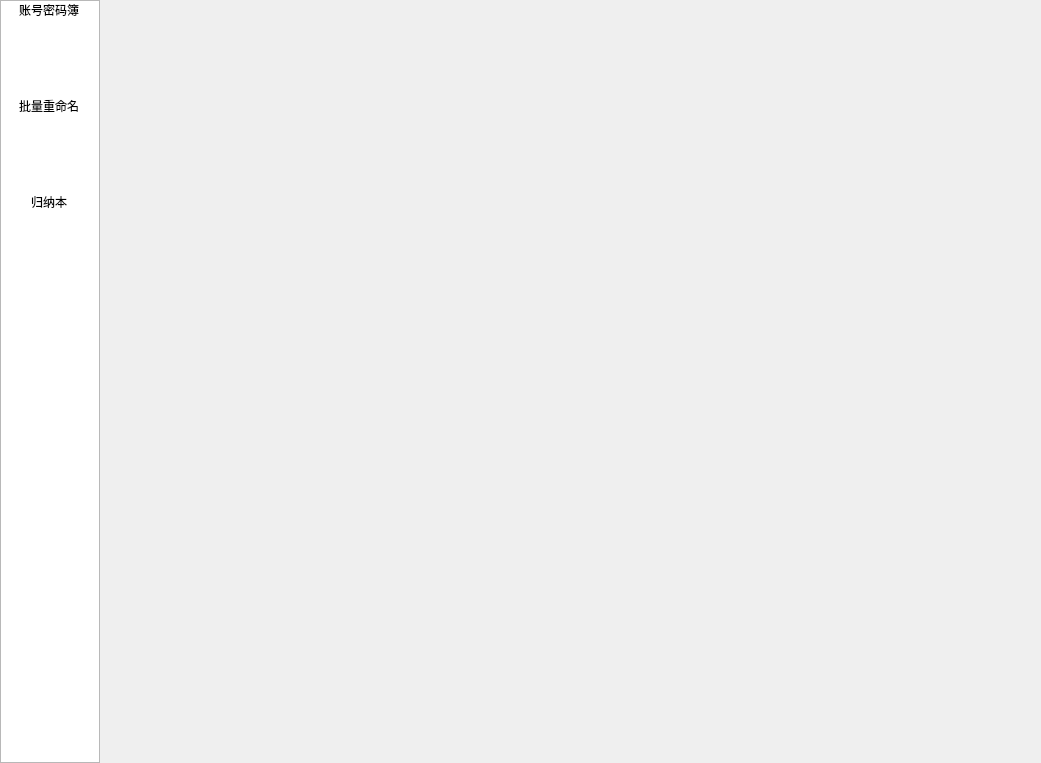
<?xml version="1.0" encoding="UTF-8"?>
<ui version="4.0">
 <class>CGeneralToolsWidget</class>
 <widget class="QWidget" name="CGeneralToolsWidget">
  <property name="geometry">
   <rect>
    <x>0</x>
    <y>0</y>
    <width>1041</width>
    <height>763</height>
   </rect>
  </property>
  <property name="windowTitle">
   <string>Form</string>
  </property>
  <layout class="QHBoxLayout" name="horizontalLayout">
   <property name="spacing">
    <number>0</number>
   </property>
   <property name="leftMargin">
    <number>0</number>
   </property>
   <property name="topMargin">
    <number>0</number>
   </property>
   <property name="rightMargin">
    <number>0</number>
   </property>
   <property name="bottomMargin">
    <number>0</number>
   </property>
   <item>
    <widget class="QListWidget" name="listWidgetPrivate">
     <property name="maximumSize">
      <size>
       <width>100</width>
       <height>16777215</height>
      </size>
     </property>
     <property name="iconSize">
      <size>
       <width>64</width>
       <height>64</height>
      </size>
     </property>
     <property name="resizeMode">
      <enum>QListView::Adjust</enum>
     </property>
     <property name="gridSize">
      <size>
       <width>96</width>
       <height>96</height>
      </size>
     </property>
     <property name="viewMode">
      <enum>QListView::IconMode</enum>
     </property>
     <item>
      <property name="text">
       <string>账号密码簿</string>
      </property>
      <property name="icon">
       <iconset resource="../../res.qrc">
        <normaloff>:/img/tool_img/maple_leaf_book.png</normaloff>:/img/tool_img/maple_leaf_book.png</iconset>
      </property>
     </item>
     <item>
      <property name="text">
       <string>批量重命名</string>
      </property>
      <property name="icon">
       <iconset resource="../../res.qrc">
        <normaloff>:/img/tool_img/maple_leaf_book.png</normaloff>:/img/tool_img/maple_leaf_book.png</iconset>
      </property>
     </item>
     <item>
      <property name="text">
       <string>归纳本</string>
      </property>
      <property name="icon">
       <iconset resource="../../res.qrc">
        <normaloff>:/img/tool_img/maple_leaf_book.png</normaloff>:/img/tool_img/maple_leaf_book.png</iconset>
      </property>
     </item>
    </widget>
   </item>
   <item>
    <widget class="QStackedWidget" name="stackedWidgetTool"/>
   </item>
  </layout>
 </widget>
 <resources>
  <include location="../../res.qrc"/>
 </resources>
 <connections/>
</ui>
